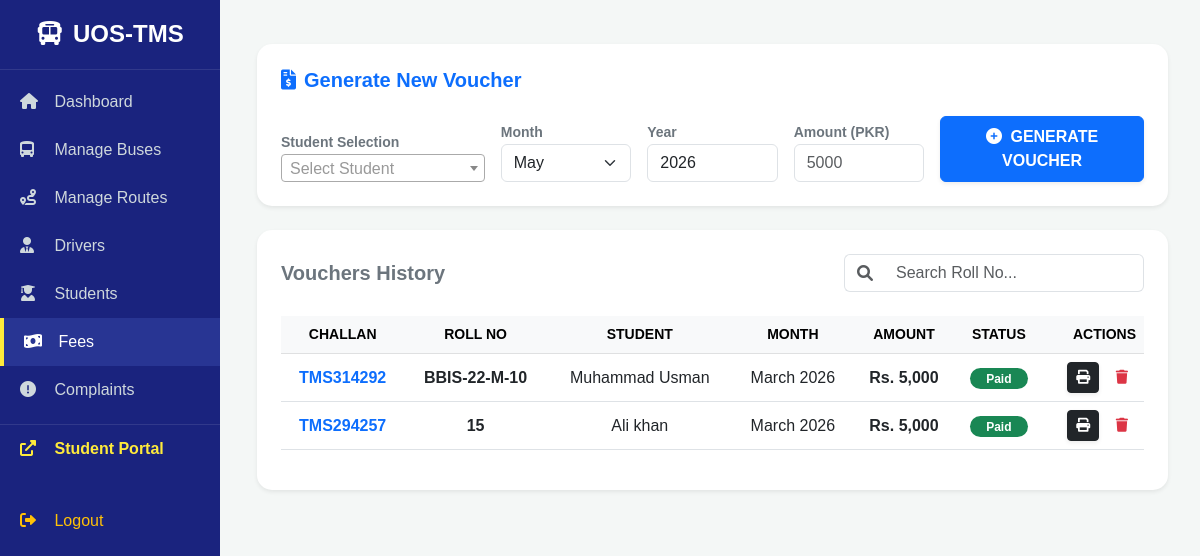
/fees.php, run on the app's committed database.
### tables this page shows
CREATE TABLE `fees` (
  `id` int(11) NOT NULL,
  `student_id` int(11) DEFAULT NULL,
  `amount` decimal(10,2) DEFAULT NULL,
  `month_name` varchar(50) DEFAULT NULL,
  `challan_no` varchar(50) DEFAULT NULL,
  `payment_date` date DEFAULT NULL,
  `status` enum('Paid','Pending') DEFAULT 'Paid'
);

CREATE TABLE `students` (
  `id` int(11) NOT NULL,
  `name` varchar(100) NOT NULL,
  `roll_no` varchar(50) DEFAULT NULL,
  `contact` varchar(20) DEFAULT NULL,
  `route_id` int(11) DEFAULT NULL,
  `image` varchar(255) DEFAULT NULL
);

### fees.php (the view, shortened to what this page needs)
<?php
include('db_connect.php');
include('header.php');
?>
<link href="https://cdn.jsdelivr.net/npm/select2@4.1.0-rc.0/dist/css/select2.min.css" rel="stylesheet" />
<div class="container-fluid py-4">
    <div class="row">
        <div class="col-md-12 mb-4">
            <div class="card border-0 shadow-sm p-4" style="border-radius: 15px;">
                <h5 class="fw-bold text-primary mb-4"><i class="fas fa-file-invoice-dollar me-2"></i>Generate New Voucher</h5>
                <form method="POST" class="row g-3 align-items-end">
                    <div class="col-md-3">
                        <label class="small fw-bold text-secondary">Student Selection</label>
                    </div>
                    <div class="col-md-2">
                        <label class="small fw-bold text-secondary">Month</label>
                        <select name="form_month" class="form-select" required>
                            <?php
                            $months = ["January", "February", "March", "April", "May", "June", "July", "August", "September", "October", "November", "December"];
                            $current_m = date('F');
                            foreach ($months as $m) {
                                $selected = ($m == $current_m) ? "selected" : "";
                                echo "<option value='$m' $selected>$m</option>";
                            }
                            ?>
                        </select>
                    </div>
                    <div class="col-md-2">
                        <label class="small fw-bold text-secondary">Year</label>
                        <input type="number" name="form_year" class="form-control" value="<?php echo date('Y'); ?>" min="2020" max="2099" step="1" required>
                    </div>
                    <div class="col-md-2">
                        <label class="small fw-bold text-secondary">Amount (PKR)</label>
                        <input type="number" name="amount" class="form-control" placeholder="5000" min="0" required>
                    </div>
                    <div class="col-md-3">
                        <button type="submit" name="gen_voucher" class="btn btn-primary w-100 fw-bold shadow-sm py-2">
                            <i class="fas fa-plus-circle me-1"></i> GENERATE VOUCHER
                        </button>
                    </div>
                </form>
            </div>
        </div>
        <div class="col-md-12">
            <div class="card border-0 shadow-sm p-4" style="border-radius: 15px;">
                <div class="d-flex justify-content-between align-items-center mb-4">
                    <h5 class="fw-bold m-0 text-secondary">Vouchers History</h5>
                    <div class="input-group" style="width: 300px;">
                        <span class="input-group-text bg-white border-end-0"><i class="fas fa-search text-muted"></i></span>
                        <input type="text" id="tableSearch" class="form-control border-start-0" placeholder="Search Roll No...">
                    </div>
                </div>
                <div class="table-responsive">
                    <table class="table table-hover align-middle" id="voucherTable">
                        <thead class="table-light text-secondary small text-uppercase text-center">
                            <tr>
                                <th>Challan</th>
                                <th>Roll No</th>
                                <th>Student</th>
                                <th>Month</th>
                                <th>Amount</th>
                                <th>Status</th>
                                <th class="text-end">Actions</th>
                            </tr>
                        </thead>
                        <tbody class="text-center">
                            <?php
                            $history = mysqli_query($conn, "SELECT fees.*, students.name, students.roll_no FROM fees JOIN students ON fees.student_id = students.id ORDER BY fees.id DESC");
                            while($h = mysqli_fetch_assoc($history)){
                                $status_clr = ($h['status'] == 'Paid') ? 'bg-success' : 'bg-warning text-dark';
                                echo "<tr>
                                        <td class='fw-bold text-primary'>".$h['challan_no']."</td>
                                        <td class='roll-no fw-bold'>".$h['roll_no']."</td>
                                        <td>".$h['name']."</td>
                                        <td>".$h['month_name']."</td>
                                        <td class='fw-bold text-dark'>Rs. ".number_format($h['amount'])."</td>
                                        <td><span class='badge $status_clr px-3' style='border-radius:20px;'>".$h['status']."</span></td>
                                        <td class='text-end'>";
                                        echo "<a href='print_challan.php?id=".$h['id']."' target='_blank' class='btn btn-sm btn-dark me-1 shadow-sm'><i class='fas fa-print'></i></a>
                                              <a href='fees.php?delete_id=".$h['id']."' onclick=\"return confirm('Delete voucher?')\" class='btn btn-sm btn-outline-danger border-0'><i class='fas fa-trash'></i></a>
                                        </td>
                                      </tr>";
                            }
                            ?>
                        </tbody>
                    </table>
                </div>
            </div>
        </div>
    </div>
</div>

### header.php (shortened to what this page needs)
<!DOCTYPE html>
<html lang="en">
<head>
    <link href="https://cdn.jsdelivr.net/npm/bootstrap@5.3.0/dist/css/bootstrap.min.css" rel="stylesheet">
    <link rel="stylesheet" href="https://cdnjs.cloudflare.com/ajax/libs/font-awesome/6.0.0/css/all.min.css">
</head>
<body>
<?php $current_page = basename($_SERVER['PHP_SELF']); ?>
<div class="sidebar">
    <h4><i class="fas fa-bus"></i> UOS-TMS</h4>
    <a href="dashboard.php" class="<?php echo ($current_page == 'dashboard.php') ? 'active' : ''; ?>"><i class="fas fa-home"></i> Dashboard</a>
    <a href="add_bus.php" class="<?php echo ($current_page == 'add_bus.php') ? 'active' : ''; ?>"><i class="fas fa-bus-alt"></i> Manage Buses</a>
    <a href="add_route.php" class="<?php echo ($current_page == 'add_route.php') ? 'active' : ''; ?>"><i class="fas fa-route"></i> Manage Routes</a>
    <a href="drivers.php" class="<?php echo ($current_page == 'drivers.php') ? 'active' : ''; ?>"><i class="fas fa-user-tie"></i> Drivers</a>
    <a href="students.php" class="<?php echo ($current_page == 'students.php') ? 'active' : ''; ?>"><i class="fas fa-user-graduate"></i> Students</a>
    <a href="fees.php" class="<?php echo ($current_page == 'fees.php') ? 'active' : ''; ?>"><i class="fas fa-money-bill-wave"></i> Fees</a>
    <a href="view_complaints.php" class="<?php echo ($current_page == 'view_complaints.php') ? 'active' : ''; ?>">
        <i class="fas fa-exclamation-circle"></i> Complaints
    </a>
    <a href="student_login.php" target="_blank" class="portal-link">
        <i class="fas fa-external-link-alt"></i> Student Portal
    </a>
    <a href="logout.php" class="mt-4 text-warning"><i class="fas fa-sign-out-alt"></i> Logout</a>
</div>
<div class="main-wrapper">

### header.php (style rules this page uses)
body { margin: 0; padding: 0; background-color: #f4f7f6; font-family: 'Poppins', sans-serif; }
.sidebar { width: 220px; height: 100vh; background: #1a237e; position: fixed; top: 0; left: 0; z-index: 1000; color: white; overflow-y: auto; }
.sidebar h4 { padding: 20px; font-weight: bold; border-bottom: 1px solid rgba(255,255,255,0.1); text-align: center; }
.sidebar a { display: block; color: #cfd8dc; padding: 12px 20px; text-decoration: none; transition: 0.3s; }
.sidebar i { margin-right: 10px; width: 20px; }
.sidebar a.active { background: #283593; color: white; border-left: 4px solid #ffeb3b; }
.portal-link { color: #ffeb3b !important; font-weight: bold; border-top: 1px solid rgba(255,255,255,0.1); margin-top: 10px; }
.main-wrapper { margin-left: 225px; padding: 20px; width: calc(100% - 225px); }

### data on the page
fees: challan_no "TMS314292", student.roll_no "BBIS-22-M-10", student.name "Muhammad Usman", month_name "March 2026", amount "5,000", status "Paid"
fees: challan_no "TMS294257", student.roll_no "15", student.name "Ali khan", month_name "March 2026", amount "5,000", status "Paid"

### other printed values
form field form_month "May"
